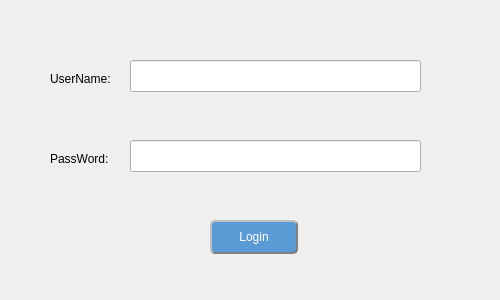
<?xml version="1.0" encoding="UTF-8"?>
<ui version="4.0">
 <class>LoginForm</class>
 <widget class="QDialog" name="LoginForm">
  <property name="windowModality">
   <enum>Qt::NonModal</enum>
  </property>
  <property name="geometry">
   <rect>
    <x>0</x>
    <y>0</y>
    <width>500</width>
    <height>300</height>
   </rect>
  </property>
  <property name="windowTitle">
   <string>Dialog</string>
  </property>
  <widget class="QLineEdit" name="lineEdit_username">
   <property name="geometry">
    <rect>
     <x>130</x>
     <y>60</y>
     <width>291</width>
     <height>32</height>
    </rect>
   </property>
  </widget>
  <widget class="QLineEdit" name="lineEdit_password">
   <property name="geometry">
    <rect>
     <x>130</x>
     <y>140</y>
     <width>291</width>
     <height>32</height>
    </rect>
   </property>
   <property name="echoMode">
    <enum>QLineEdit::Password</enum>
   </property>
  </widget>
  <widget class="QPushButton" name="pushButton">
   <property name="geometry">
    <rect>
     <x>210</x>
     <y>220</y>
     <width>88</width>
     <height>34</height>
    </rect>
   </property>
   <property name="styleSheet">
    <string notr="true">QPushButton{
background-color:rgba(91,155,213,100%);
color: white;   
border-radius: 5px;  
border: 2px groove gray; 
border-style: outset;
}
QPushButton:pressed{
background-color:rgb(85, 170, 255);
 border-style: inset;
}</string>
   </property>
   <property name="text">
    <string>Login</string>
   </property>
  </widget>
  <widget class="QLabel" name="label">
   <property name="geometry">
    <rect>
     <x>50</x>
     <y>70</y>
     <width>81</width>
     <height>18</height>
    </rect>
   </property>
   <property name="text">
    <string>UserName:</string>
   </property>
  </widget>
  <widget class="QLabel" name="label_2">
   <property name="geometry">
    <rect>
     <x>50</x>
     <y>150</y>
     <width>71</width>
     <height>18</height>
    </rect>
   </property>
   <property name="text">
    <string>PassWord:</string>
   </property>
  </widget>
 </widget>
 <resources/>
 <connections/>
</ui>
